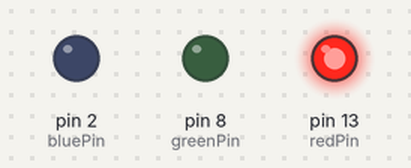
This sketch was run on a simulated Arduino Uno, built with avr-gcc and run on an emulated ATmega328P. On the bench: output pins drawn as LEDs (lit = HIGH).

Above: at 0.15 s.
At 3.65 s:
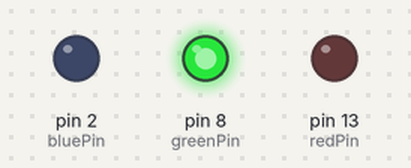
At 7.1 s:
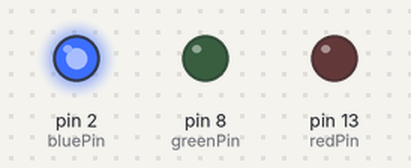
At 13.85 s:
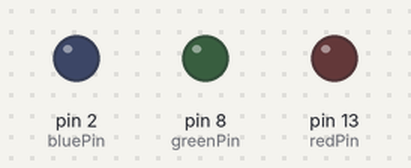
Timing chart, 0 to 14.3 s (numbered marks = the images above):
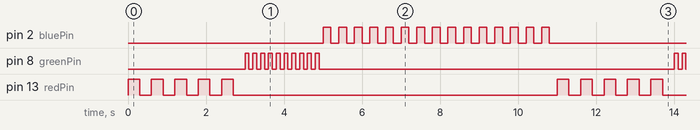

The sketch:

blink.ino
```cpp
// Initial Start of Sequence
const int initialSeq = 1;


// Red Pin Variables
const int redPin = 13;
const int redSeq = 5;
const int redDelay = 300;

// Green Pin Variable
const int greenPin = 8;
const int greenSeq = 10;
const int greenDelay = 100;

// Blue Pin Variable
const int bluePin = 2;
const int blueSeq = 15;
const int blueDelay = 200;

struct PinPlacement {
  const int pincolor;
  const int pinseq;
  const int pindelay;
};

PinPlacement myPins[] = {
  {redPin, redSeq, redDelay},
  {greenPin, greenSeq, greenDelay},
  {bluePin, blueSeq, blueDelay}
};

const int pinSize = sizeof(myPins) / sizeof(myPins[0]);

void setup() {
  pinMode(redPin, OUTPUT);
  pinMode(greenPin, OUTPUT);
  pinMode(bluePin, OUTPUT);
};

void blinkPin(int pin, int time){
  digitalWrite(pin, HIGH);
  delay(time);
  digitalWrite(pin, LOW);
  delay(time);
};


void loop() {
  for (int i=0; i < pinSize; i++){
    for (int x=initialSeq; x < myPins[i].pinseq + 1; x++){
        blinkPin(myPins[i].pincolor, myPins[i].pindelay);
    };
  };
};
```

Measured:
- by itself, pin 2 (bluePin): moves between LOW and HIGH, repeating every 11.0 s
- by itself, pin 8 (greenPin): repeats every 11.0 s: 9 × (LOW 0.10 s, HIGH 0.10 s), LOW 9.1 s, HIGH 0.10 s
- by itself, pin 13 (redPin): repeats every 11.0 s: 4 × (LOW 0.30 s, HIGH 0.30 s), LOW 8.3 s, HIGH 0.30 s
